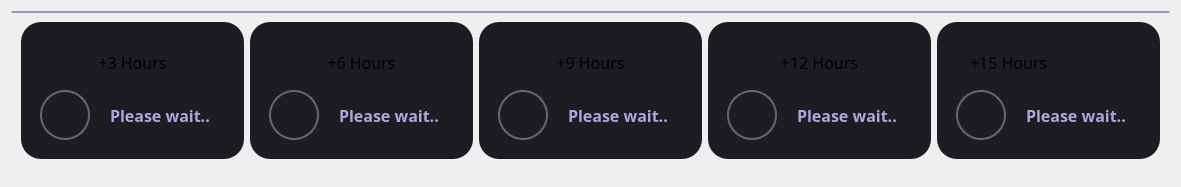
             <widget class="QWidget" name="scrollAreaWidgetContents_5">
              <property name="geometry">
               <rect>
                <x>0</x>
                <y>0</y>
                <width>1072</width>
                <height>187</height>
               </rect>
              </property>
              <property name="maximumSize">
               <size>
                <width>16777215</width>
                <height>665</height>
               </size>
              </property>
              <layout class="QVBoxLayout" name="verticalLayout">
               <item alignment="Qt::AlignTop">
                <widget class="QFrame" name="weather_forecast_frame">
                 <property name="styleSheet">
                  <string notr="true">QFrame{border-top: 2px solid rgb(154, 148, 196)}</string>
                 </property>
                 <property name="frameShape">
                  <enum>QFrame::StyledPanel</enum>
                 </property>
                 <property name="frameShadow">
                  <enum>QFrame::Raised</enum>
                 </property>
                 <layout class="QHBoxLayout" name="horizontalLayout_4">
                  <item>
                   <widget class="QFrame" name="frame_8">
                    <property name="styleSheet">
                     <string notr="true">background-color: rgb(27, 29, 35);
padding: 10px;
border-radius: 20px;
border: none;</string>
                    </property>
                    <property name="frameShape">
                     <enum>QFrame::StyledPanel</enum>
                    </property>
                    <property name="frameShadow">
                     <enum>QFrame::Raised</enum>
                    </property>
                    <layout class="QGridLayout" name="gridLayout_7">
                     <item row="1" column="1">
                      <widget class="QLabel" name="forecast_temp1">
                       <property name="minimumSize">
                        <size>
                         <width>0</width>
                         <height>30</height>
                        </size>
                       </property>
                       <property name="font">
                        <font>
                         <family>Adobe Caslon Pro</family>
                         <pointsize>12</pointsize>
                         <weight>75</weight>
                         <bold>true</bold>
                        </font>
                       </property>
                       <property name="styleSheet">
                        <string notr="true">color: rgb(173, 167, 220);border: none;</string>
                       </property>
                       <property name="text">
                        <string>Please wait..</string>
                       </property>
                      </widget>
                     </item>
                     <item row="1" column="0">
                      <widget class="QLabel" name="forecast_icon1">
                       <property name="minimumSize">
                        <size>
                         <width>50</width>
                         <height>50</height>
                        </size>
                       </property>
                       <property name="maximumSize">
                        <size>
                         <width>50</width>
                         <height>50</height>
                        </size>
                       </property>
                       <property name="font">
                        <font>
                         <pointsize>2</pointsize>
                        </font>
                       </property>
                       <property name="styleSheet">
                        <string notr="true">border: none;
padding: 5px;
border: 2px solid rgb(103, 103, 103);
border-radius: 25px;
color: rgb(252, 191, 130);</string>
                       </property>
                       <property name="text">
                        <string/>
                       </property>
                       <property name="pixmap">
                        <pixmap resource="icons.qrc">:/weather/icons/weather/png/030-weather app.png</pixmap>
                       </property>
                       <property name="scaledContents">
                        <bool>true</bool>
                       </property>
                      </widget>
                     </item>
                     <item row="0" column="0" colspan="2">
                      <widget class="QLabel" name="forecast_time1">
                       <property name="minimumSize">
                        <size>
                         <width>0</width>
                         <height>30</height>
                        </size>
                       </property>
                       <property name="font">
                        <font>
                         <family>Adobe Caslon Pro</family>
                         <pointsize>12</pointsize>
                        </font>
                       </property>
                       <property name="styleSheet">
                        <string notr="true">border: none;</string>
                       </property>
                       <property name="text">
                        <string>+3 Hours</string>
                       </property>
                       <property name="alignment">
                        <set>Qt::AlignCenter</set>
                       </property>
                      </widget>
                     </item>
                    </layout>
                   </widget>
                  </item>
                  <item>
                   <widget class="QFrame" name="frame_9">
                    <property name="styleSheet">
                     <string notr="true">background-color: rgb(27, 29, 35);
padding: 10px;
border-radius: 20px;
border: none;</string>
                    </property>
                    <property name="frameShape">
                     <enum>QFrame::StyledPanel</enum>
                    </property>
                    <property name="frameShadow">
                     <enum>QFrame::Raised</enum>
                    </property>
                    <layout class="QGridLayout" name="gridLayout_8">
                     <item row="1" column="1">
                      <widget class="QLabel" name="forecast_temp2">
                       <property name="minimumSize">
                        <size>
                         <width>0</width>
                         <height>30</height>
                        </size>
                       </property>
                       <property name="font">
                        <font>
                         <family>Adobe Caslon Pro</family>
                         <pointsize>12</pointsize>
                         <weight>75</weight>
                         <bold>true</bold>
                        </font>
                       </property>
                       <property name="styleSheet">
                        <string notr="true">color: rgb(173, 167, 220);border: none;</string>
                       </property>
                       <property name="text">
                        <string>Please wait..</string>
                       </property>
                      </widget>
                     </item>
                     <item row="1" column="0">
                      <widget class="QLabel" name="forecast_icon2">
                       <property name="minimumSize">
                        <size>
                         <width>50</width>
                         <height>50</height>
                        </size>
                       </property>
                       <property name="maximumSize">
                        <size>
                         <width>50</width>
                         <height>50</height>
                        </size>
                       </property>
                       <property name="font">
                        <font>
                         <pointsize>2</pointsize>
                        </font>
                       </property>
                       <property name="styleSheet">
                        <string notr="true">border: none;
padding: 5px;
border: 2px solid rgb(103, 103, 103);
border-radius: 25px;
color: rgb(252, 191, 130);</string>
                       </property>
                       <property name="text">
                        <string/>
                       </property>
                       <property name="pixmap">
                        <pixmap resource="icons.qrc">:/weather/icons/weather/png/030-weather app.png</pixmap>
                       </property>
                       <property name="scaledContents">
                        <bool>true</bool>
                       </property>
                      </widget>
                     </item>
                     <item row="0" column="0" colspan="2">
                      <widget class="QLabel" name="forecast_time2">
                       <property name="minimumSize">
                        <size>
                         <width>0</width>
                         <height>30</height>
                        </size>
                       </property>
                       <property name="font">
                        <font>
                         <family>Adobe Caslon Pro</family>
                         <pointsize>12</pointsize>
                        </font>
                       </property>
                       <property name="styleSheet">
                        <string notr="true">border: none;</string>
                       </property>
                       <property name="text">
                        <string>+6 Hours</string>
                       </property>
                       <property name="alignment">
                        <set>Qt::AlignCenter</set>
                       </property>
                      </widget>
                     </item>
                    </layout>
                   </widget>
                  </item>
                  <item>
                   <widget class="QFrame" name="frame_10">
                    <property name="styleSheet">
                     <string notr="true">background-color: rgb(27, 29, 35);
padding: 10px;
border-radius: 20px;
border: none;</string>
                    </property>
                    <property name="frameShape">
                     <enum>QFrame::StyledPanel</enum>
                    </property>
                    <property name="frameShadow">
                     <enum>QFrame::Raised</enum>
                    </property>
                    <layout class="QGridLayout" name="gridLayout_9">
                     <item row="1" column="1">
                      <widget class="QLabel" name="forecast_temp3">
                       <property name="minimumSize">
                        <size>
                         <width>0</width>
                         <height>30</height>
                        </size>
                       </property>
                       <property name="font">
                        <font>
                         <family>Adobe Caslon Pro</family>
                         <pointsize>12</pointsize>
                         <weight>75</weight>
                         <bold>true</bold>
                        </font>
                       </property>
                       <property name="styleSheet">
                        <string notr="true">color: rgb(173, 167, 220);border: none;</string>
                       </property>
                       <property name="text">
                        <string>Please wait..</string>
                       </property>
                      </widget>
                     </item>
                     <item row="1" column="0">
                      <widget class="QLabel" name="forecast_icon3">
                       <property name="minimumSize">
                        <size>
                         <width>50</width>
                         <height>50</height>
                        </size>
                       </property>
                       <property name="maximumSize">
                        <size>
                         <width>50</width>
                         <height>50</height>
                        </size>
                       </property>
                       <property name="font">
                        <font>
                         <pointsize>2</pointsize>
                        </font>
                       </property>
                       <property name="styleSheet">
                        <string notr="true">border: none;
padding: 5px;
border: 2px solid rgb(103, 103, 103);
border-radius: 25px;
color: rgb(252, 191, 130);</string>
                       </property>
                       <property name="text">
                        <string/>
                       </property>
                       <property name="pixmap">
                        <pixmap resource="icons.qrc">:/weather/icons/weather/png/030-weather app.png</pixmap>
                       </property>
                       <property name="scaledContents">
                        <bool>true</bool>
                       </property>
                      </widget>
                     </item>
                     <item row="0" column="0" colspan="2">
                      <widget class="QLabel" name="forecast_time3">
                       <property name="minimumSize">
                        <size>
                         <width>0</width>
                         <height>30</height>
                        </size>
                       </property>
                       <property name="font">
                        <font>
                         <family>Adobe Caslon Pro</family>
                         <pointsize>12</pointsize>
                        </font>
                       </property>
                       <property name="styleSheet">
                        <string notr="true">border: none;</string>
                       </property>
                       <property name="text">
                        <string>+9 Hours</string>
                       </property>
                       <property name="alignment">
                        <set>Qt::AlignCenter</set>
                       </property>
                      </widget>
                     </item>
                    </layout>
                   </widget>
                  </item>
                  <item>
                   <widget class="QFrame" name="frame_11">
                    <property name="styleSheet">
                     <string notr="true">background-color: rgb(27, 29, 35);
padding: 10px;
border-radius: 20px;
border: none;</string>
                    </property>
                    <property name="frameShape">
                     <enum>QFrame::StyledPanel</enum>
                    </property>
                    <property name="frameShadow">
                     <enum>QFrame::Raised</enum>
                    </property>
                    <layout class="QGridLayout" name="gridLayout_10">
                     <item row="1" column="0">
                      <widget class="QLabel" name="forecast_icon4">
                       <property name="minimumSize">
                        <size>
                         <width>50</width>
                         <height>50</height>
                        </size>
                       </property>
                       <property name="maximumSize">
                        <size>
                         <width>50</width>
                         <height>50</height>
                        </size>
                       </property>
                       <property name="font">
                        <font>
                         <pointsize>2</pointsize>
                        </font>
                       </property>
                       <property name="styleSheet">
                        <string notr="true">border: none;
padding: 5px;
border: 2px solid rgb(103, 103, 103);
border-radius: 25px;
color: rgb(252, 191, 130);</string>
                       </property>
                       <property name="text">
                        <string/>
                       </property>
                       <property name="pixmap">
                        <pixmap resource="icons.qrc">:/weather/icons/weather/png/030-weather app.png</pixmap>
                       </property>
                       <property name="scaledContents">
                        <bool>true</bool>
                       </property>
                      </widget>
                     </item>
                     <item row="1" column="1">
                      <widget class="QLabel" name="forecast_temp4">
                       <property name="minimumSize">
                        <size>
                         <width>0</width>
                         <height>30</height>
                        </size>
                       </property>
                       <property name="font">
                        <font>
                         <family>Adobe Caslon Pro</family>
                         <pointsize>12</pointsize>
                         <weight>75</weight>
                         <bold>true</bold>
                        </font>
                       </property>
                       <property name="styleSheet">
                        <string notr="true">color: rgb(173, 167, 220);border: none;</string>
                       </property>
                       <property name="text">
                        <string>Please wait..</string>
                       </property>
                      </widget>
                     </item>
                     <item row="0" column="0" colspan="2">
                      <widget class="QLabel" name="forecast_time4">
                       <property name="minimumSize">
                        <size>
                         <width>0</width>
                         <height>30</height>
                        </size>
                       </property>
                       <property name="font">
                        <font>
                         <family>Adobe Caslon Pro</family>
                         <pointsize>12</pointsize>
                        </font>
                       </property>
                       <property name="styleSheet">
                        <string notr="true">border: none;</string>
                       </property>
                       <property name="text">
                        <string>+12 Hours</string>
                       </property>
                       <property name="alignment">
                        <set>Qt::AlignCenter</set>
                       </property>
                      </widget>
                     </item>
                    </layout>
                   </widget>
                  </item>
                  <item>
                   <widget class="QFrame" name="frame_12">
                    <property name="styleSheet">
                     <string notr="true">background-color: rgb(27, 29, 35);
padding: 10px;
border-radius: 20px;
border: none;</string>
                    </property>
                    <property name="frameShape">
                     <enum>QFrame::StyledPanel</enum>
                    </property>
                    <property name="frameShadow">
                     <enum>QFrame::Raised</enum>
                    </property>
                    <layout class="QGridLayout" name="gridLayout_11">
                     <item row="1" column="1">
                      <widget class="QLabel" name="forecast_temp5">
                       <property name="minimumSize">
                        <size>
                         <width>0</width>
                         <height>30</height>
                        </size>
                       </property>
                       <property name="font">
                        <font>
                         <family>Adobe Caslon Pro</family>
                         <pointsize>12</pointsize>
                         <weight>75</weight>
                         <bold>true</bold>
                        </font>
                       </property>
                       <property name="styleSheet">
                        <string notr="true">color: rgb(173, 167, 220);
border: none;</string>
                       </property>
                       <property name="text">
                        <string>Please wait..</string>
                       </property>
                      </widget>
                     </item>
                     <item row="1" column="0">
                      <widget class="QLabel" name="forecast_icon5">
                       <property name="minimumSize">
                        <size>
                         <width>50</width>
                         <height>50</height>
                        </size>
                       </property>
                       <property name="maximumSize">
                        <size>
                         <width>50</width>
                         <height>50</height>
                        </size>
                       </property>
                       <property name="font">
                        <font>
                         <pointsize>2</pointsize>
                        </font>
                       </property>
                       <property name="styleSheet">
                        <string notr="true">border: none;
padding: 5px;
border: 2px solid rgb(103, 103, 103);
border-radius: 25px;
color: rgb(252, 191, 130);</string>
                       </property>
                       <property name="text">
                        <string/>
                       </property>
                       <property name="pixmap">
                        <pixmap resource="icons.qrc">:/weather/icons/weather/png/030-weather app.png</pixmap>
                       </property>
                       <property name="scaledContents">
                        <bool>true</bool>
                       </property>
                      </widget>
                     </item>
                     <item row="0" column="0" colspan="2">
                      <widget class="QLabel" name="forecast_time5">
                       <property name="minimumSize">
                        <size>
                         <width>0</width>
                         <height>30</height>
                        </size>
                       </property>
                       <property name="font">
                        <font>
                         <family>Adobe Caslon Pro</family>
                         <pointsize>12</pointsize>
                        </font>
                       </property>
                       <property name="styleSheet">
                        <string notr="true">border: none;</string>
                       </property>
                       <property name="text">
                        <string>+15 Hours</string>
                       </property>
                      </widget>
                     </item>
                    </layout>
                   </widget>
                  </item>
                 </layout>
                </widget>
               </item>
              </layout>
             </widget>
